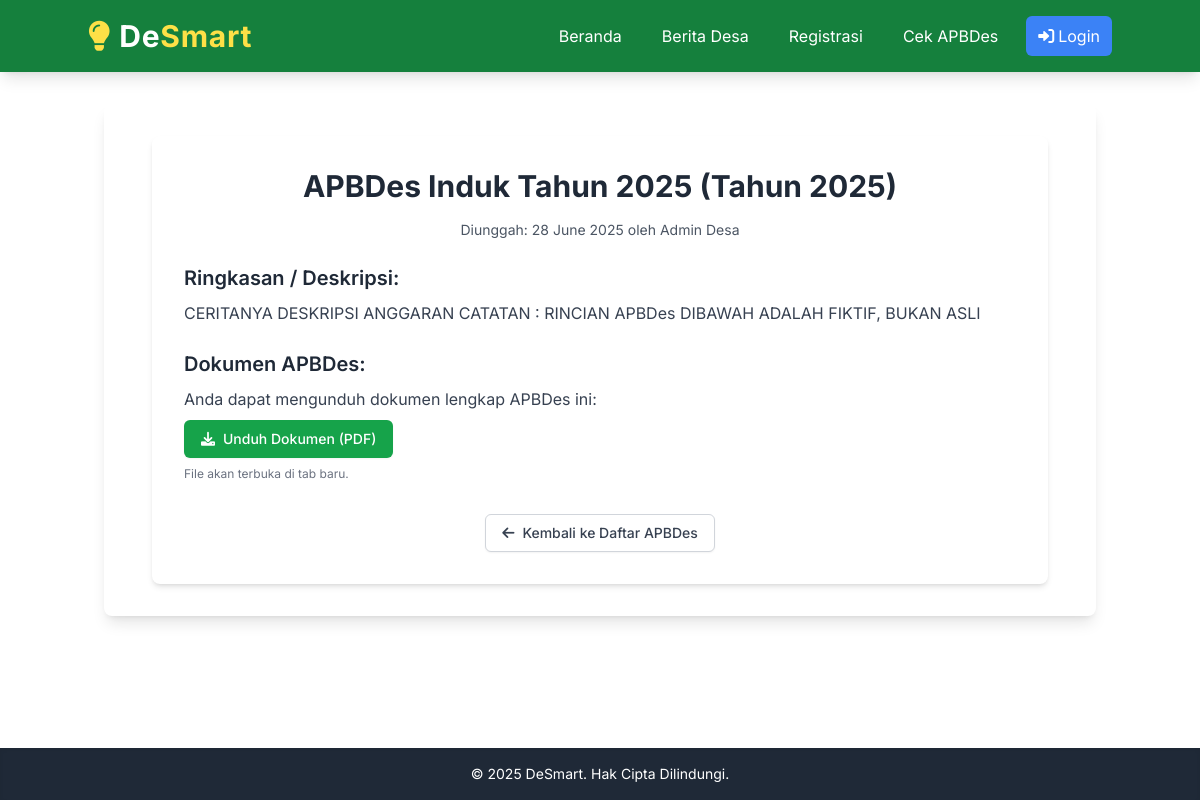
Screenshot of /apbdes/2 with the database file from the repository.
### models.py (models this page shows, shortened)
class APBDes(db.Model):
    id = db.Column(db.Integer, primary_key=True)
    tahun = db.Column(db.Integer, nullable=False)
    judul = db.Column(db.String(200), nullable=False) # Misal: "APBDes Tahun 2024"
    deskripsi = db.Column(db.Text, nullable=True) # Ringkasan atau detail anggaran
    url_file_apbdes = db.Column(db.String(255), nullable=True)
    tanggal_unggah = db.Column(db.DateTime, default=datetime.utcnow)
    pengunggah_id = db.Column(db.Integer, db.ForeignKey('user.id'), nullable=False) # Siapa yang mengunggah
    pengunggah = db.relationship('User', backref='apbdes_uploads', lazy=True)

class User(db.Model, UserMixin):
    id = db.Column(db.Integer, primary_key=True)
    username = db.Column(db.String(20), unique=True, nullable=False)
    email = db.Column(db.String(120), unique=True, nullable=False)
    password_hash = db.Column(db.String(255))
    role = db.Column(db.String(20), default='warga', nullable=False) # 'warga' atau 'admin'
    tanggal_daftar = db.Column(db.DateTime, default=datetime.utcnow)
    pengaduan = db.relationship('Pengaduan', backref='pembuat', lazy=True)

### app.py (the view)
@app.route('/apbdes/<int:apbdes_id>')
def detail_apbdes_publik(apbdes_id):
    apbdes = APBDes.query.get_or_404(apbdes_id)
    return render_template('apbdes/detail_apbdes_publik.html', title=f"APBDes {apbdes.tahun}", apbdes=apbdes)

### templates/apbdes/detail_apbdes_publik.html (shortened to what this page needs)
{% extends 'layout.html' %}
{% block content %}
<div class="max-w-4xl mx-auto bg-white p-8 rounded-lg shadow-md">
    <h2 class="text-3xl font-bold text-gray-800 mb-4 text-center">{{ apbdes.judul }} (Tahun {{ apbdes.tahun }})</h2>
    <p class="text-sm text-gray-600 mb-6 text-center">Diunggah: {{ apbdes.tanggal_unggah.strftime('%d %B %Y') }} oleh {{ apbdes.pengunggah.username }}</p>
    <div class="prose max-w-none text-gray-700 leading-relaxed mb-8">
        {% if apbdes.deskripsi %}
            <h3 class="text-xl font-semibold text-gray-800 mb-2">Ringkasan / Deskripsi:</h3>
            <p class="mb-4">{{ apbdes.deskripsi }}</p>
        {% else %}
            <p class="text-gray-500 mb-4">Tidak ada deskripsi singkat yang tersedia untuk APBDes ini.</p>
        {% endif %}
        {% if apbdes.url_file_apbdes %}
            <h3 class="text-xl font-semibold text-gray-800 mb-2 mt-6">Dokumen APBDes:</h3>
            <p class="mb-2">Anda dapat mengunduh dokumen lengkap APBDes ini:</p>
            <a href="{{ url_for('uploaded_file', filename=apbdes.url_file_apbdes) }}" target="_blank" class="inline-flex items-center px-4 py-2 border border-transparent text-sm font-medium rounded-md shadow-sm text-white bg-green-600 hover:bg-green-700 focus:outline-none focus:ring-2 focus:ring-offset-2 focus:ring-green-500 transition-colors">
                <i class="fas fa-download mr-2"></i> Unduh Dokumen ({{ apbdes.url_file_apbdes.split('.')[-1].upper() }})
            </a>
            <p class="mt-2 text-xs text-gray-500">File akan terbuka di tab baru.</p>
        {% else %}
            <p class="text-gray-500 mt-6">Tidak ada dokumen file yang terlampir untuk APBDes ini.</p>
        {% endif %}
    </div>
    <div class="mt-8 text-center">
        <a href="{{ url_for('daftar_apbdes_publik') }}" class="inline-flex items-center px-4 py-2 border border-gray-300 shadow-sm text-sm font-medium rounded-md text-gray-700 bg-white hover:bg-gray-50 focus:outline-none focus:ring-2 focus:ring-offset-2 focus:ring-indigo-500 transition-colors">
            <i class="fas fa-arrow-left mr-2"></i> Kembali ke Daftar APBDes
        </a>
    </div>
</div>
{% endblock %}

### templates/layout.html (style rules this page uses)
body { font-family: 'Inter', sans-serif; @apply bg-gray-100 text-gray-800; }

### rows the page displays
APBDes: judul "APBDes Induk Tahun 2025", tahun "2025", tanggal_unggah "28 June 2025", deskripsi "CERITANYA DESKRIPSI ANGGARAN CATATAN : RINCIAN APBDes DIBAWAH ADALAH FIKTIF, BUKAN ASLI", url_file_apbdes.split "PDF"
User: pengunggah.username "Admin Desa"
